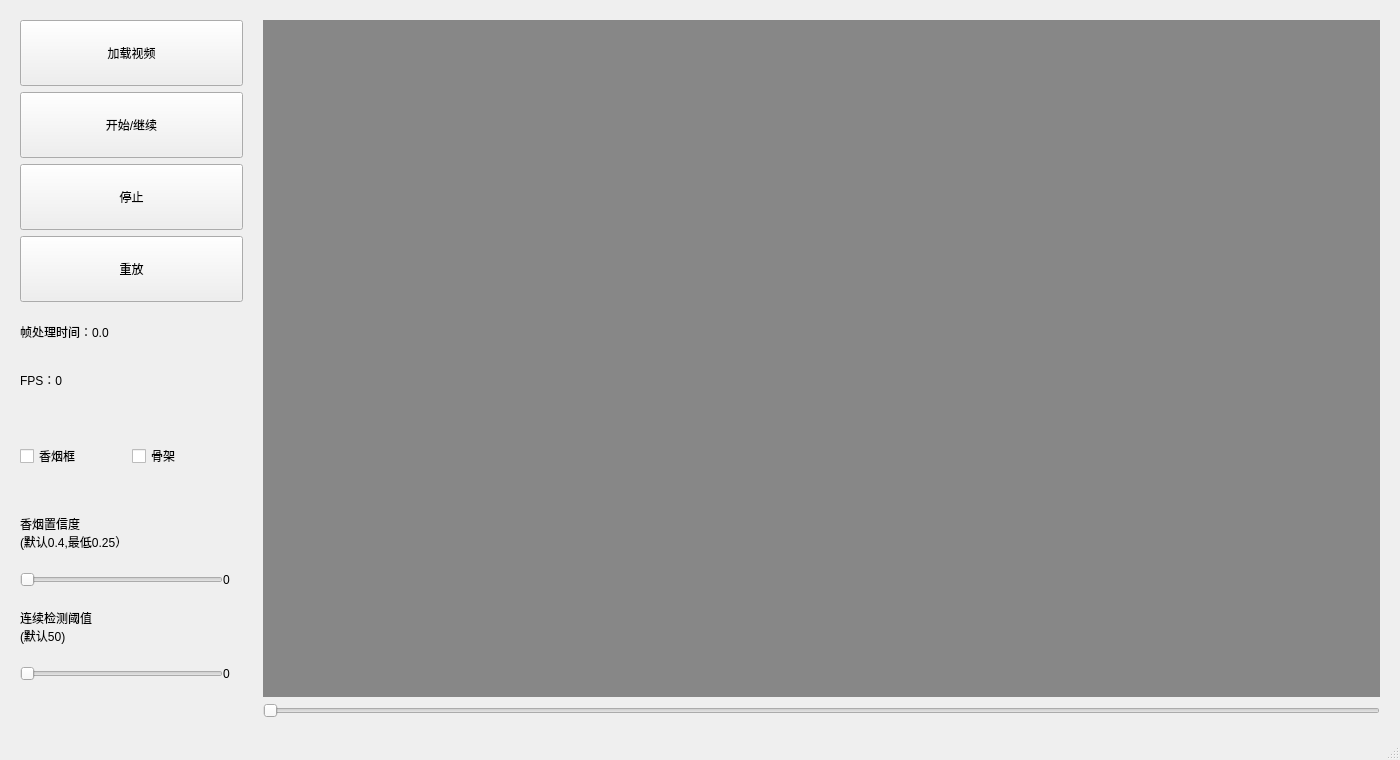
<?xml version="1.0" encoding="UTF-8"?>
<ui version="4.0">
 <class>MainWindow</class>
 <widget class="QMainWindow" name="MainWindow">
  <property name="geometry">
   <rect>
    <x>0</x>
    <y>0</y>
    <width>1400</width>
    <height>760</height>
   </rect>
  </property>
  <property name="windowTitle">
   <string>MainWindow</string>
  </property>
  <widget class="QWidget" name="centralwidget">
   <layout class="QGridLayout" name="gridLayout" rowstretch="3,1,1,2,0" columnstretch="1,5">
    <property name="leftMargin">
     <number>20</number>
    </property>
    <property name="topMargin">
     <number>20</number>
    </property>
    <property name="rightMargin">
     <number>20</number>
    </property>
    <property name="bottomMargin">
     <number>20</number>
    </property>
    <property name="horizontalSpacing">
     <number>20</number>
    </property>
    <item row="3" column="0">
     <layout class="QVBoxLayout" name="verticalLayout_3">
      <property name="sizeConstraint">
       <enum>QLayout::SetDefaultConstraint</enum>
      </property>
      <item>
       <widget class="QLabel" name="label_2">
        <property name="text">
         <string>香烟置信度
(默认0.4,最低0.25）</string>
        </property>
       </widget>
      </item>
      <item>
       <layout class="QHBoxLayout" name="horizontalLayout">
        <property name="sizeConstraint">
         <enum>QLayout::SetMinimumSize</enum>
        </property>
        <item>
         <widget class="QSlider" name="cgr_Slider">
          <property name="orientation">
           <enum>Qt::Horizontal</enum>
          </property>
         </widget>
        </item>
        <item>
         <widget class="QLabel" name="cgr_label">
          <property name="sizePolicy">
           <sizepolicy hsizetype="Preferred" vsizetype="Preferred">
            <horstretch>0</horstretch>
            <verstretch>0</verstretch>
           </sizepolicy>
          </property>
          <property name="minimumSize">
           <size>
            <width>20</width>
            <height>0</height>
           </size>
          </property>
          <property name="layoutDirection">
           <enum>Qt::LeftToRight</enum>
          </property>
          <property name="text">
           <string>0</string>
          </property>
         </widget>
        </item>
       </layout>
      </item>
      <item>
       <widget class="QLabel" name="label_5">
        <property name="text">
         <string>连续检测阈值
(默认50)</string>
        </property>
       </widget>
      </item>
      <item>
       <layout class="QHBoxLayout" name="horizontalLayout_4">
        <item>
         <widget class="QSlider" name="detect_Slider">
          <property name="orientation">
           <enum>Qt::Horizontal</enum>
          </property>
         </widget>
        </item>
        <item>
         <widget class="QLabel" name="detect_label">
          <property name="minimumSize">
           <size>
            <width>20</width>
            <height>0</height>
           </size>
          </property>
          <property name="text">
           <string>0</string>
          </property>
         </widget>
        </item>
       </layout>
      </item>
     </layout>
    </item>
    <item row="2" column="0">
     <layout class="QHBoxLayout" name="horizontalLayout_3">
      <property name="sizeConstraint">
       <enum>QLayout::SetDefaultConstraint</enum>
      </property>
      <item>
       <widget class="QCheckBox" name="cig">
        <property name="sizePolicy">
         <sizepolicy hsizetype="Preferred" vsizetype="Preferred">
          <horstretch>0</horstretch>
          <verstretch>0</verstretch>
         </sizepolicy>
        </property>
        <property name="text">
         <string>香烟框</string>
        </property>
       </widget>
      </item>
      <item>
       <widget class="QCheckBox" name="skeleton">
        <property name="sizePolicy">
         <sizepolicy hsizetype="Preferred" vsizetype="Preferred">
          <horstretch>0</horstretch>
          <verstretch>0</verstretch>
         </sizepolicy>
        </property>
        <property name="text">
         <string>骨架</string>
        </property>
       </widget>
      </item>
     </layout>
    </item>
    <item row="0" column="0">
     <layout class="QVBoxLayout" name="verticalLayout">
      <property name="spacing">
       <number>6</number>
      </property>
      <property name="sizeConstraint">
       <enum>QLayout::SetDefaultConstraint</enum>
      </property>
      <item>
       <widget class="QPushButton" name="loadvideo">
        <property name="enabled">
         <bool>true</bool>
        </property>
        <property name="sizePolicy">
         <sizepolicy hsizetype="Minimum" vsizetype="Minimum">
          <horstretch>0</horstretch>
          <verstretch>0</verstretch>
         </sizepolicy>
        </property>
        <property name="text">
         <string>加载视频</string>
        </property>
       </widget>
      </item>
      <item>
       <widget class="QPushButton" name="start_process">
        <property name="sizePolicy">
         <sizepolicy hsizetype="Minimum" vsizetype="Minimum">
          <horstretch>0</horstretch>
          <verstretch>0</verstretch>
         </sizepolicy>
        </property>
        <property name="text">
         <string>开始/继续</string>
        </property>
       </widget>
      </item>
      <item>
       <widget class="QPushButton" name="stop_process">
        <property name="sizePolicy">
         <sizepolicy hsizetype="Minimum" vsizetype="Minimum">
          <horstretch>0</horstretch>
          <verstretch>0</verstretch>
         </sizepolicy>
        </property>
        <property name="text">
         <string>停止</string>
        </property>
       </widget>
      </item>
      <item>
       <widget class="QPushButton" name="replay">
        <property name="sizePolicy">
         <sizepolicy hsizetype="Minimum" vsizetype="Minimum">
          <horstretch>0</horstretch>
          <verstretch>0</verstretch>
         </sizepolicy>
        </property>
        <property name="text">
         <string>重放</string>
        </property>
       </widget>
      </item>
     </layout>
    </item>
    <item row="0" column="1" rowspan="4">
     <widget class="QLabel" name="label">
      <property name="sizePolicy">
       <sizepolicy hsizetype="Ignored" vsizetype="Ignored">
        <horstretch>0</horstretch>
        <verstretch>0</verstretch>
       </sizepolicy>
      </property>
      <property name="palette">
       <palette>
        <active>
         <colorrole role="Button">
          <brush brushstyle="SolidPattern">
           <color alpha="255">
            <red>135</red>
            <green>135</green>
            <blue>135</blue>
           </color>
          </brush>
         </colorrole>
         <colorrole role="Base">
          <brush brushstyle="SolidPattern">
           <color alpha="255">
            <red>135</red>
            <green>135</green>
            <blue>135</blue>
           </color>
          </brush>
         </colorrole>
         <colorrole role="Window">
          <brush brushstyle="SolidPattern">
           <color alpha="255">
            <red>135</red>
            <green>135</green>
            <blue>135</blue>
           </color>
          </brush>
         </colorrole>
        </active>
        <inactive>
         <colorrole role="Button">
          <brush brushstyle="SolidPattern">
           <color alpha="255">
            <red>135</red>
            <green>135</green>
            <blue>135</blue>
           </color>
          </brush>
         </colorrole>
         <colorrole role="Base">
          <brush brushstyle="SolidPattern">
           <color alpha="255">
            <red>135</red>
            <green>135</green>
            <blue>135</blue>
           </color>
          </brush>
         </colorrole>
         <colorrole role="Window">
          <brush brushstyle="SolidPattern">
           <color alpha="255">
            <red>135</red>
            <green>135</green>
            <blue>135</blue>
           </color>
          </brush>
         </colorrole>
        </inactive>
        <disabled>
         <colorrole role="Button">
          <brush brushstyle="SolidPattern">
           <color alpha="255">
            <red>135</red>
            <green>135</green>
            <blue>135</blue>
           </color>
          </brush>
         </colorrole>
         <colorrole role="Base">
          <brush brushstyle="SolidPattern">
           <color alpha="255">
            <red>135</red>
            <green>135</green>
            <blue>135</blue>
           </color>
          </brush>
         </colorrole>
         <colorrole role="Window">
          <brush brushstyle="SolidPattern">
           <color alpha="255">
            <red>135</red>
            <green>135</green>
            <blue>135</blue>
           </color>
          </brush>
         </colorrole>
        </disabled>
       </palette>
      </property>
      <property name="styleSheet">
       <string notr="true">background-color: rgb(135, 135, 135);</string>
      </property>
      <property name="text">
       <string/>
      </property>
     </widget>
    </item>
    <item row="1" column="0">
     <layout class="QVBoxLayout" name="verticalLayout_2">
      <property name="leftMargin">
       <number>0</number>
      </property>
      <item>
       <widget class="QLabel" name="process_time">
        <property name="text">
         <string>帧处理时间：0.0</string>
        </property>
       </widget>
      </item>
      <item>
       <widget class="QLabel" name="fps">
        <property name="text">
         <string>FPS：0</string>
        </property>
       </widget>
      </item>
     </layout>
    </item>
    <item row="4" column="1">
     <widget class="QSlider" name="position">
      <property name="orientation">
       <enum>Qt::Horizontal</enum>
      </property>
     </widget>
    </item>
   </layout>
  </widget>
  <widget class="QMenuBar" name="menubar">
   <property name="geometry">
    <rect>
     <x>0</x>
     <y>0</y>
     <width>1400</width>
     <height>22</height>
    </rect>
   </property>
  </widget>
  <widget class="QStatusBar" name="statusbar"/>
 </widget>
 <resources/>
 <connections/>
</ui>
